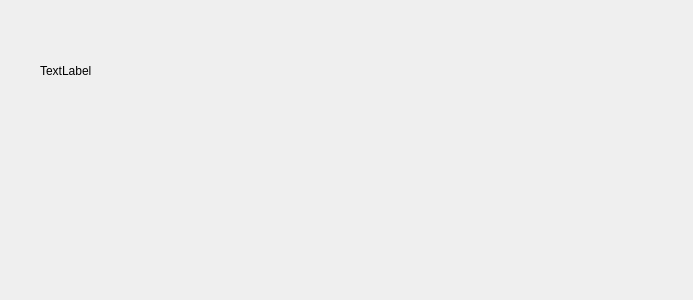
<?xml version="1.0" encoding="UTF-8"?>
<ui version="4.0">
 <class>newsendingaddress</class>
 <widget class="QDialog" name="newsendingaddress">
  <property name="geometry">
   <rect>
    <x>0</x>
    <y>0</y>
    <width>693</width>
    <height>300</height>
   </rect>
  </property>
  <property name="windowTitle">
   <string>Dialog</string>
  </property>
  <widget class="QLabel" name="label">
   <property name="geometry">
    <rect>
     <x>40</x>
     <y>60</y>
     <width>70</width>
     <height>21</height>
    </rect>
   </property>
   <property name="text">
    <string>TextLabel</string>
   </property>
  </widget>
 </widget>
 <resources/>
 <connections/>
</ui>
